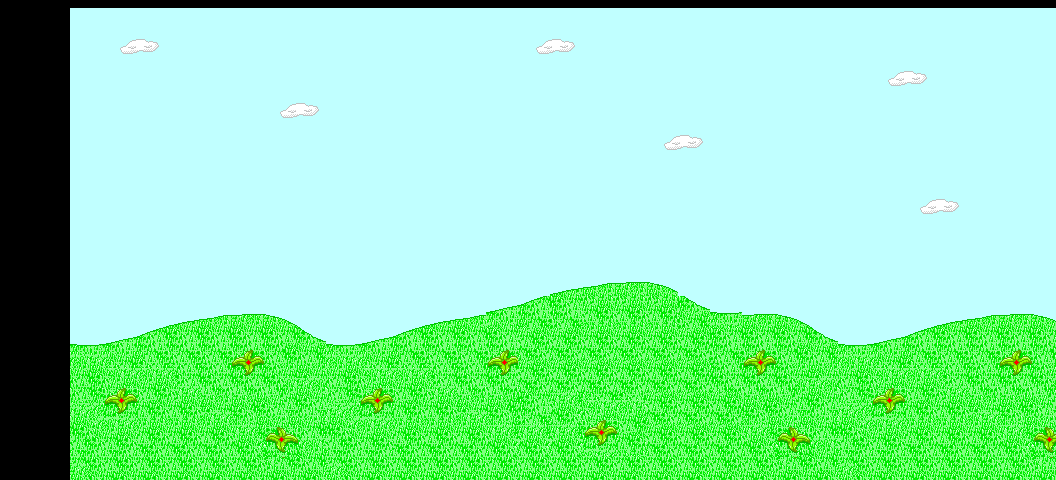

Below is a game level as drawn by its tile map, then a one-line description and the .tmx file that defines it, in full:
An orthogonal 33x15 tile map with 32x32 px tiles, 1 tile layer (Tile Layer 1).

<map version="1.0" orientation="orthogonal" renderorder="right-down" width="33" height="15" tilewidth="32" tileheight="32" nextobjectid="1">
 <tileset firstgid="1" name="bac" tilewidth="32" tileheight="32" tilecount="64" columns="8">
  <image source="PLAINS.png" width="256" height="256" />
 </tileset>
 <layer name="Tile Layer 1" width="33" height="15" offsetx="70" offsety="8">
  <data encoding="csv">
1,2,3,1,1,1,1,1,1,1,1,1,1,1,2,3,1,1,1,1,1,1,1,1,1,1,1,1,1,1,1,1,1,
1,10,11,1,1,1,1,1,1,1,1,1,1,1,10,11,1,1,1,1,1,1,1,1,1,2,3,1,1,1,1,1,1,
1,1,1,1,1,1,2,3,1,1,1,1,1,1,1,1,1,1,1,1,1,1,1,1,1,10,11,1,1,1,1,1,1,
1,1,1,1,1,1,10,11,1,1,1,1,1,1,1,1,1,1,2,3,1,1,1,1,1,1,1,1,1,1,1,1,1,
1,1,1,1,1,1,1,1,1,1,1,1,1,1,1,1,1,1,10,11,1,1,1,1,1,1,1,1,1,1,1,1,1,
1,1,1,1,1,1,1,1,1,1,1,1,1,1,1,1,1,1,1,1,1,1,1,1,1,1,2,3,1,1,1,1,1,
1,1,1,1,1,1,1,1,1,1,1,1,1,1,1,1,1,1,1,1,1,1,1,1,1,1,10,11,1,1,1,1,1,
1,1,1,1,1,1,1,1,1,1,1,1,1,1,1,1,1,1,1,1,1,1,1,1,1,1,1,1,1,1,1,1,1,
1,1,1,1,1,1,1,1,1,1,1,1,1,1,1,20,21,22,23,1,1,1,1,1,1,1,1,1,1,1,1,1,1,
17,18,19,20,21,22,23,24,17,18,19,20,21,26,27,28,44,44,44,32,25,22,23,24,17,18,19,20,21,22,23,24,17,
25,26,27,28,29,30,31,32,25,26,27,28,29,30,52,52,52,52,52,52,29,30,31,32,25,26,27,28,29,30,31,32,25,
33,34,35,36,37,38,39,40,33,34,35,36,37,38,52,52,52,52,52,52,37,38,39,40,33,34,35,36,37,38,39,40,33,
41,42,43,44,45,46,47,48,41,42,43,44,45,46,29,54,34,35,52,52,52,46,47,48,41,42,43,44,45,46,47,48,41,
49,50,51,52,53,54,55,56,49,50,51,52,53,54,54,54,42,43,52,52,52,54,55,56,49,50,51,52,53,54,55,56,49,
57,58,59,60,61,62,63,64,57,58,59,60,61,62,62,62,62,62,62,62,62,62,63,64,57,58,59,60,61,62,63,64,57
</data>
 </layer>
</map>